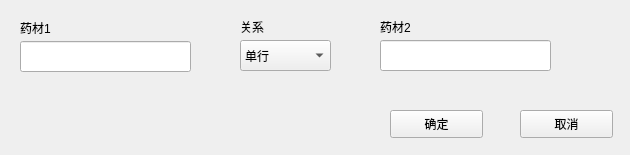
<?xml version="1.0" encoding="UTF-8"?>
<ui version="4.0">
 <class>Form</class>
 <widget class="QWidget" name="Form">
  <property name="geometry">
   <rect>
    <x>0</x>
    <y>0</y>
    <width>630</width>
    <height>155</height>
   </rect>
  </property>
  <property name="windowTitle">
   <string>配伍输入</string>
  </property>
  <property name="windowIcon">
   <iconset>
    <normaloff>Icon/med.ico</normaloff>Icon/med.ico</iconset>
  </property>
  <widget class="QPushButton" name="BY">
   <property name="geometry">
    <rect>
     <x>390</x>
     <y>110</y>
     <width>93</width>
     <height>28</height>
    </rect>
   </property>
   <property name="text">
    <string>确定</string>
   </property>
  </widget>
  <widget class="QPushButton" name="BN">
   <property name="geometry">
    <rect>
     <x>520</x>
     <y>110</y>
     <width>93</width>
     <height>28</height>
    </rect>
   </property>
   <property name="text">
    <string>取消</string>
   </property>
  </widget>
  <widget class="QLabel" name="label_3">
   <property name="geometry">
    <rect>
     <x>240</x>
     <y>19</y>
     <width>30</width>
     <height>16</height>
    </rect>
   </property>
   <property name="text">
    <string>关系</string>
   </property>
  </widget>
  <widget class="QLineEdit" name="IMed1">
   <property name="geometry">
    <rect>
     <x>20</x>
     <y>41</y>
     <width>171</width>
     <height>31</height>
    </rect>
   </property>
  </widget>
  <widget class="QLabel" name="label_4">
   <property name="geometry">
    <rect>
     <x>20</x>
     <y>20</y>
     <width>38</width>
     <height>16</height>
    </rect>
   </property>
   <property name="text">
    <string>药材1</string>
   </property>
  </widget>
  <widget class="QLabel" name="label_5">
   <property name="geometry">
    <rect>
     <x>380</x>
     <y>19</y>
     <width>38</width>
     <height>15</height>
    </rect>
   </property>
   <property name="text">
    <string>药材2</string>
   </property>
  </widget>
  <widget class="QLineEdit" name="IMed2">
   <property name="geometry">
    <rect>
     <x>380</x>
     <y>40</y>
     <width>171</width>
     <height>31</height>
    </rect>
   </property>
  </widget>
  <widget class="QComboBox" name="CRelation">
   <property name="geometry">
    <rect>
     <x>240</x>
     <y>40</y>
     <width>91</width>
     <height>31</height>
    </rect>
   </property>
   <property name="layoutDirection">
    <enum>Qt::LeftToRight</enum>
   </property>
   <item>
    <property name="text">
     <string>单行</string>
    </property>
   </item>
   <item>
    <property name="text">
     <string>须</string>
    </property>
   </item>
   <item>
    <property name="text">
     <string>使</string>
    </property>
   </item>
   <item>
    <property name="text">
     <string>畏</string>
    </property>
   </item>
   <item>
    <property name="text">
     <string>恶</string>
    </property>
   </item>
   <item>
    <property name="text">
     <string>反</string>
    </property>
   </item>
   <item>
    <property name="text">
     <string>杀</string>
    </property>
   </item>
  </widget>
 </widget>
 <resources/>
 <connections/>
</ui>
